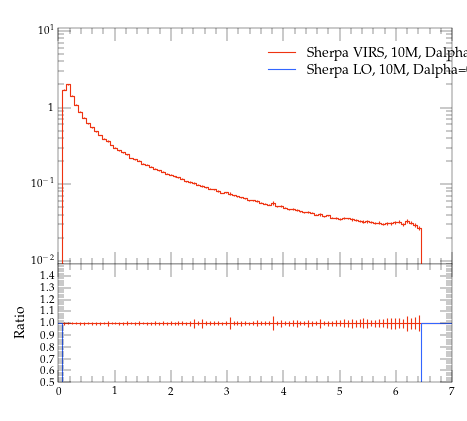

Generate this figure with Python:
#! /usr/bin/env python

# This Python script was auto-generated using YODA v2.0.0.
# Analysis object: /evtb/inc_jg_e
# Timestamp: 16-04-2024 (10:08:55)

import matplotlib as mpl
import matplotlib.pyplot as plt
mpl.use('Agg') # comment out for interactive use
import os
import numpy as np

plotDir = os.path.split(os.path.realpath(__file__))[0]
if 'YODA_USER_PLOT_PATH' in globals():
    plot_outdir = globals()['YODA_USER_PLOT_PATH']
else:
    plot_outdir = plotDir

#plot style
plt.style.use(os.path.join(plotDir, '../default.mplstyle'))
# plot metadata
figW, figH = plt.rcParams['figure.figsize']
ax_xLabel = r''
ax_yLabel = r''
ax_title  = r''
ax_xScale = 'linear'
ax_yScale = 'log'
xLims = (0.0, 7.0)
yLims = (0.009000000000000001, 11.0)

# TeX-friendly labels for the legend
labels = [ r"Sherpa VIRS, 10M, Dalpha=0.01", r"Sherpa LO, 10M, Dalpha=0.01" ]

# Create figure and axis objects
fig, (ax, ratio0_ax) = plt.subplots(2, 1, sharex=True,
                  figsize=(figW,figH), gridspec_kw={'height_ratios': (2, 1)})
ratio0_ax.yaxis.set_major_locator(mpl.ticker.MultipleLocator(0.1))
ratio0_ax.set_ylim(0.5, 1.4999)
ratio0_ax.set_ylabel('Ratio')

# LineColor map: curve index -> color
linecolors = {0: '#EE3311', 1: '#3366FF'}
# the numerical data is stored in a separate file
dataf = dict()
prefix = os.path.split(__file__)[0]
if prefix:    prefix = prefix + '/'
exec(open(prefix+'inc_jg_e__data.py').read(), dataf)


legend_handles = [] # keep track of handles for the legend

# style options for curves
# starts at zorder>=5 to draw curve on top of legend
styles = {
  'curve0': {
    'color' : linecolors[0],
    'linestyle' : '-',
    'marker' : 'o',
    'zorder' : 5,
    'histstyle' : True,
  },
  'curve1': {
    'color' : linecolors[1],
    'linestyle' : '-',
    'marker' : 'o',
    'zorder' : 6,
    'histstyle' : True,
  },
}
# curve from input yoda files in main panel
for label in dataf['yvals'].keys():
    if all(np.isnan(v) for v in dataf['yvals'][label]):
        continue
    tmp = None
    if styles[label]['histstyle']: # draw as histogram
        tmp, = ax.plot(dataf['xedges'], dataf['yedges'][label],
                       color=styles[label]['color'],
                       linestyle=styles[label]['linestyle'],
                       drawstyle='steps-pre', solid_joinstyle='miter',
                       zorder=styles[label]['zorder'], label=label)
        ax.errorbar(dataf['xpoints'], dataf['yvals'][label], color=styles[label]['color'],
                    xerr=dataf['xerrs'], yerr=[dataf['ydowns'][label], dataf['yups'][label]],
                    linestyle='none', zorder=styles[label]['zorder'])
    else: # draw as scatter
        tmp = ax.errorbar(dataf['xpoints'], dataf['yvals'][label],
                          xerr=dataf['xerrs'],
                          yerr=[ dataf['ydowns'][label],
                          dataf['yups'][label] ],
                          fmt=styles[label]['marker'],
                          ecolor=styles[label]['color'],
                          color=styles[label]['color'], zorder=2)
        tmp[-1][0].set_linestyle(styles[label]['linestyle'])
    legend_handles += [tmp]
    for varLabel in dataf['variation_yvals'].keys():
        if varLabel.startswith(label):
            tmp, = ax.plot(dataf['xedges'], dataf['variation_yvals'][varLabel],
                           color=styles[label]['color'],
                           linestyle=styles[label]['linestyle'],
                           drawstyle='steps-pre', solid_joinstyle='miter',
                           zorder=styles[label]['zorder'], alpha=0.5)


# plots on ratio panel
# curve from input yoda files in ratio panel
for label, yvals in dataf['ratio0_yvals'].items():
    if all(np.isnan(v) for v in yvals):
        continue
    if styles[label]['histstyle']: # plot as histogram
        ratio0_ax.plot(dataf['xedges'], yvals,
                       color=styles[label]['color'],
                       linestyle=styles[label]['linestyle'],
                       drawstyle='steps-pre', zorder=1,
                       solid_joinstyle='miter')
        ratio0_ax.vlines(dataf['xpoints'],
                         dataf['ratio0_ymin'][label],
                         dataf['ratio0_ymax'][label],
                         color=styles[label]['color'], zorder=1)
    else: # plot as scatter
        tmp = ratio0_ax.errorbar(dataf['xpoints'],
                                 yvals, xerr=dataf['xerrs'],
                                 yerr=dataf['ratio0_yerrs'][label],
                                 fmt=styles[label]['marker'],
                                 ecolor=styles[label]['color'],
                                 color=styles[label]['color'])
        tmp[-1][0].set_linestyle(styles[label]['linestyle'])

    for varlabel in dataf['ratio0_variation_vals'].keys():
        if varlabel.startswith(label):
            ratio0_ax.plot(dataf['xedges'],
                            dataf['ratio0_variation_vals'][varlabel],
                            color=styles[label]['color'],
                            linestyle=styles[label]['linestyle'],
                            drawstyle='steps-pre', solid_joinstyle='miter',
                            zorder=1, alpha=0.5)

legend_pos = (0.5, 0.97)
ax.legend(legend_handles, labels, loc='upper left', bbox_to_anchor=legend_pos)

# set plot metadata as defined above
ratio0_ax.set_xlabel(ax_xLabel)
ratio0_ax.xaxis.set_label_coords(1., -.15)
ax.set_ylabel(ax_yLabel, loc='top')
ax.set_title(ax_title, loc='left')
ax.set_xscale(ax_xScale)
ax.set_yscale(ax_yScale)
ax.set_xlim(xLims)
ax.set_ylim(yLims)

# tick formatting
plt.rcParams['xtick.top'] = True
plt.rcParams['ytick.right'] = True
ax.yaxis.set_major_locator(mpl.ticker.LogLocator(base=10.0, numticks=np.inf))
ax.yaxis.set_minor_locator(mpl.ticker.LogLocator(
                           base=10.0, subs=np.arange(0.1, 1, 0.1), numticks=np.inf))
fig.align_ylabels((ax, ratio0_ax))
plt.savefig(os.path.join(plot_outdir, 'inc_jg_e.pdf'), format='PDF')
plt.savefig(os.path.join(plot_outdir, 'inc_jg_e.png'), format='PNG')

plt.close(fig)
